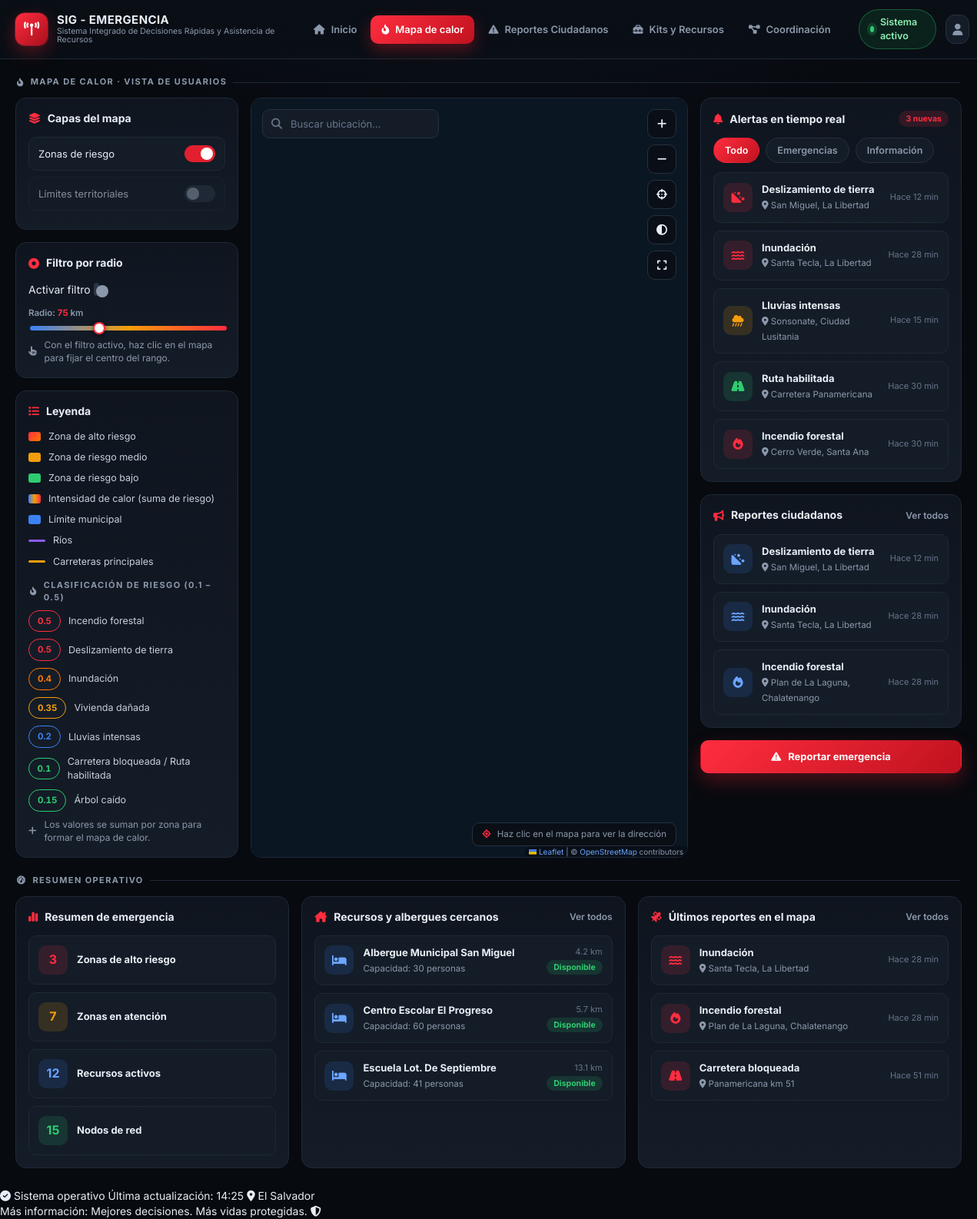
Screenshot of /mapa.php with the database file from the repository.
### tables this page shows
CREATE TABLE capas (
        id INTEGER PRIMARY KEY AUTOINCREMENT,
        nombre TEXT NOT NULL,
        activa INTEGER NOT NULL DEFAULT 1
    );

CREATE TABLE alertas (
        id INTEGER PRIMARY KEY AUTOINCREMENT,
        nivel TEXT NOT NULL,
        tipo TEXT NOT NULL,
        lugar TEXT NOT NULL,
        tiempo TEXT NOT NULL,
        icon TEXT NOT NULL
    , lat REAL, lon REAL);

CREATE TABLE reportes (
        id INTEGER PRIMARY KEY AUTOINCREMENT,
        titulo TEXT NOT NULL,
        lugar TEXT NOT NULL,
        tiempo TEXT NOT NULL,
        estado TEXT NOT NULL,
        icon TEXT NOT NULL,
        descripcion TEXT NOT NULL DEFAULT ''
    , lat REAL, lon REAL);

CREATE TABLE kits (
        id INTEGER PRIMARY KEY AUTOINCREMENT,
        nombre TEXT NOT NULL,
        categoria TEXT NOT NULL,
        tipo TEXT NOT NULL,
        estado TEXT NOT NULL,
        ubicacion TEXT NOT NULL,
        cantidad TEXT NOT NULL,
        vencimiento TEXT NOT NULL,
        icon TEXT NOT NULL,
        color TEXT NOT NULL DEFAULT 'blue'
    );

CREATE TABLE albergues (
        id INTEGER PRIMARY KEY AUTOINCREMENT,
        nombre TEXT NOT NULL,
        distancia TEXT NOT NULL,
        capacidad TEXT NOT NULL,
        estado TEXT NOT NULL DEFAULT 'Disponible'
    , lat REAL, lon REAL);

### includes/data.php (called while the page is built, shortened)
<?php
$RECURSOS_RESUMEN = [
    ['valor' => '3',  'label' => 'Zonas de alto riesgo',  'color' => 'red'],
    ['valor' => '7',  'label' => 'Zonas en atención',     'color' => 'amber'],
    ['valor' => '12', 'label' => 'Recursos activos',      'color' => 'blue'],
    ['valor' => '15', 'label' => 'Nodos de red',          'color' => 'green'],
];
try {
    $pdo = db();
    $ALERTAS = $pdo->query("SELECT id, nivel, tipo, lugar, tiempo, icon FROM alertas ORDER BY id")->fetchAll();
    $REPORTES = $pdo->query("SELECT id, titulo, lugar, tiempo, estado, icon, lat, lon, descripcion AS \"desc\" FROM reportes ORDER BY id")->fetchAll();
    $KITS = $pdo->query("SELECT id, nombre AS n, categoria AS cat, tipo, estado AS disp, ubicacion AS loc, cantidad AS cant, vencimiento AS fecha, icon, color FROM kits ORDER BY id")->fetchAll();
    $ALBERGUES = $pdo->query("SELECT nombre AS n, distancia AS loc, capacidad AS cap, estado FROM albergues ORDER BY id")->fetchAll();
    $capas_db = $pdo->query("SELECT nombre AS n, activa FROM capas ORDER BY id")->fetchAll();
    $CAPAS = array_map(function ($c) {
        return ['n' => $c['n'], 'on' => (bool) $c['activa']];
    }, $capas_db);
} catch (Throwable $e) {
}

### includes/risk.php (called while the page is built, shortened)
<?php
function risk_scale() {
    return [
        ['key' => 'incendio',      'valor' => 0.50, 'label' => 'Incendio forestal'],
        ['key' => 'deslizamiento', 'valor' => 0.50, 'label' => 'Deslizamiento de tierra'],
        ['key' => 'inundacion',    'valor' => 0.40, 'label' => 'Inundación'],
        ['key' => 'vivienda',      'valor' => 0.35, 'label' => 'Vivienda dañada'],
        ['key' => 'lluvia',        'valor' => 0.20, 'label' => 'Lluvias intensas'],
        ['key' => 'carretera',     'valor' => 0.10, 'label' => 'Carretera bloqueada / Ruta habilitada'],
        ['key' => 'arbol',         'valor' => 0.15, 'label' => 'Árbol caído'],
    ];
}
function risk_color($valor) {
    if ($valor >= 0.5) {
        return '#ff2d3f';
    }
    if ($valor >= 0.4) {
        return '#ff7a00';
    }
    if ($valor >= 0.3) {
        return '#f59e0b';
    }
    if ($valor >= 0.2) {
        return '#3b82f6';
    }
    return '#2ecc71';
}

### mapa.php (the view, shortened to what this page needs)
<?php
require_once __DIR__ . '/includes/data.php';
require_once __DIR__ . '/includes/risk.php';
$CAPA_KEYS = [
    'Zonas de riesgo' => 'riesgo',
    'Límites territoriales' => 'limites',
];
require __DIR__ . '/includes/header.php';
?>
<div class="section-label" style="margin-top:4px"><i class="fa-solid fa-fire-flame-curved"></i> Mapa de calor · Vista de usuarios</div>
<div class="grid cols-3">
  <div class="stack">
    <div class="panel layer-panel">
      <div class="panel-head"><h3><i class="fa-solid fa-layer-group"></i> Capas del mapa</h3></div>
      <?php foreach ($CAPAS as $c): ?>
        <?php $lk = $CAPA_KEYS[$c['n']] ?? ''; if ($lk === '') { continue; } ?>
        <div class="layer" style="opacity:<?= $c['on'] ? '1' : '.55' ?>">
          <span><?= htmlspecialchars($c['n']) ?></span>
          <label class="switch">
            <span class="sl"></span>
          </label>
        </div>
      <?php endforeach; ?>
    </div>
    <div class="panel">
      <div class="panel-head"><h3><i class="fa-solid fa-circle-dot"></i> Filtro por radio</h3></div>
      <div class="layer">
        <span>Activar filtro</span>
        <label class="switch">
          <span class="sl"></span>
        </label>
      </div>
      <div class="field radius-field" style="margin:12px 0 8px">
        <label for="radiusRange">Radio: <strong id="radiusVal">75</strong> km</label>
        <input type="range" id="radiusRange" min="10" max="200" step="5" value="75">
      </div>
      <div class="meta-row"><i class="fa-solid fa-hand-pointer"></i> Con el filtro activo, haz clic en el mapa para fijar el centro del rango.</div>
    </div>
    <div class="panel">
      <div class="panel-head"><h3><i class="fa-solid fa-list"></i> Leyenda</h3></div>
      <div class="legend">
        <div class="li"><span class="sw" style="background:linear-gradient(135deg,#ff2d3f,#ff7a00)"></span> Zona de alto riesgo</div>
        <div class="li"><span class="sw" style="background:#f59e0b"></span> Zona de riesgo medio</div>
        <div class="li"><span class="sw" style="background:#2ecc71"></span> Zona de riesgo bajo</div>
        <div class="li"><span class="sw" style="background:linear-gradient(90deg,#3b82f6,#f59e0b,#ff2d3f)"></span> Intensidad de calor (suma de riesgo)</div>
        <div class="li"><span class="sw" style="background:#3b82f6"></span> Límite municipal</div>
        <div class="li"><span class="ln" style="border-color:#8b5cf6"></span> Ríos</div>
        <div class="li"><span class="ln" style="border-color:#f59e0b"></span> Carreteras principales</div>
      </div>
      <div class="section-label" style="margin:14px 2px 8px"><i class="fa-solid fa-fire-flame-curved"></i> Clasificación de riesgo (0.1 – 0.5)</div>
      <div class="legend">
        <?php foreach (risk_scale() as $rs): ?>
          <div class="li">
            <span class="chip risk-chip" style="--c:<?= risk_color($rs['valor']) ?>"><?= rtrim(rtrim(number_format($rs['valor'], 2, '.', ''), '0'), '.') ?></span>
            <?= htmlspecialchars($rs['label']) ?>
          </div>
        <?php endforeach; ?>
      </div>
      <div class="meta-row" style="margin-top:8px"><i class="fa-solid fa-plus"></i> Los valores se suman por zona para formar el mapa de calor.</div>
    </div>
  </div>
  <div class="map-wrap">
    <div id="mapCalor" class="map"></div>
    <div class="map-search">
      <div class="input-icon">
        <i class="fa-solid fa-magnifying-glass"></i>
        <input type="text" data-osm-search data-osm-target="mapCalor" placeholder="Buscar ubicación..." autocomplete="off">
      </div>
    </div>
    <div class="map-tools">
      <button class="map-tool" data-map-action="zoom-in"><i class="fa-solid fa-plus"></i></button>
      <button class="map-tool" data-map-action="zoom-out"><i class="fa-solid fa-minus"></i></button>
      <button class="map-tool" data-map-action="locate"><i class="fa-solid fa-crosshairs"></i></button>
      <button class="map-tool" data-map-action="theme" title="Tema claro / oscuro"><i class="fa-solid fa-circle-half-stroke"></i></button>
      <button class="map-tool" data-map-action="expand"><i class="fa-solid fa-expand"></i></button>
    </div>
    <div class="map-coords"><i class="fa-solid fa-location-crosshairs"></i> Haz clic en el mapa para ver la dirección</div>
  </div>
  <div class="stack">
    <div class="panel">
      <div class="panel-head">
        <h3><i class="fa-solid fa-bell"></i> Alertas en tiempo real</h3>
        <span class="badge alta">3 nuevas</span>
      </div>
      <div class="tabs" id="alertTabs" style="margin-bottom:12px">
        <button class="tab is-active" type="button" data-anivel="all">Todo</button>
        <button class="tab" type="button" data-anivel="alta">Emergencias</button>
        <button class="tab" type="button" data-anivel="info">Información</button>
      </div>
      <div class="list">
        <?php foreach ($ALERTAS as $al): ?>
          <a class="row js-alerta" data-nivel="<?= $al['nivel'] ?>" href="reportes.php?alerta=<?= (int)($al['id'] ?? 0) ?>">
            <div class="ic <?= $al['nivel'] === 'baja' ? 'green' : ($al['nivel'] === 'media' ? 'amber' : 'red') ?>"><i class="fa-solid <?= htmlspecialchars($al['icon']) ?>"></i></div>
            <div class="txt"><strong><?= htmlspecialchars($al['tipo']) ?></strong><small><i class="fa-solid fa-location-dot"></i> <?= htmlspecialchars($al['lugar']) ?></small></div>
            <span class="time"><?= htmlspecialchars($al['tiempo']) ?></span>
          </a>
        <?php endforeach; ?>
      </div>
    </div>
    <div class="panel">
      <div class="panel-head">
        <h3><i class="fa-solid fa-bullhorn"></i> Reportes ciudadanos</h3>
        <a class="link" href="reportes.php">Ver todos</a>
      </div>
      <div class="list">
        <?php foreach (array_slice($REPORTES, 0, 3) as $r): ?>
          <a class="row" href="reportes.php?ver=<?= (int)($r['id'] ?? 0) ?>">
            <div class="ic blue"><i class="fa-solid <?= htmlspecialchars($r['icon']) ?>"></i></div>
            <div class="txt"><strong><?= htmlspecialchars($r['titulo']) ?></strong><small><i class="fa-solid fa-location-dot"></i> <?= htmlspecialchars($r['lugar']) ?></small></div>
            <span class="time"><?= htmlspecialchars($r['tiempo']) ?></span>
          </a>
        <?php endforeach; ?>
      </div>
    </div>
    <a class="btn btn-red btn-block" href="reportar.php"><i class="fa-solid fa-triangle-exclamation"></i> Reportar emergencia</a>
  </div>
</div>
<div class="section-label"><i class="fa-solid fa-gauge-high"></i> Resumen operativo</div>
<div class="grid" style="grid-template-columns:1.1fr 1.3fr 1.3fr;">
  <div class="panel">
    <div class="panel-head"><h3><i class="fa-solid fa-chart-simple"></i> Resumen de emergencia</h3></div>
    <div class="list">
      <?php foreach ($RECURSOS_RESUMEN as $r): ?>
        <div class="row">
          <div class="ic <?= $r['color'] ?>"><strong style="font-size:16px"><?= $r['valor'] ?></strong></div>
          <div class="txt"><strong><?= $r['label'] ?></strong></div>
        </div>
      <?php endforeach; ?>
    </div>
  </div>
  <div class="panel">
    <div class="panel-head"><h3><i class="fa-solid fa-house-chimney"></i> Recursos y albergues cercanos</h3><a class="link" href="recursos.php">Ver todos</a></div>
    <div class="list">
      <?php foreach ($ALBERGUES as $a): ?>
        <div class="row">
          <div class="ic blue"><i class="fa-solid fa-bed"></i></div>
          <div class="txt"><strong><?= htmlspecialchars($a['n']) ?></strong><small><?= htmlspecialchars($a['cap']) ?></small></div>
          <div style="text-align:right"><div class="time"><?= htmlspecialchars($a['loc']) ?></div><span class="badge disp"><?= htmlspecialchars($a['estado']) ?></span></div>
        </div>
      <?php endforeach; ?>
    </div>
  </div>
  <div class="panel">
    <div class="panel-head"><h3><i class="fa-solid fa-satellite"></i> Últimos reportes en el mapa</h3><a class="link" href="reportes.php">Ver todos</a></div>
    <div class="list">
      <?php foreach (array_slice($REPORTES, 1, 3) as $r): ?>
        <a class="row" href="reportes.php?ver=<?= (int)($r['id'] ?? 0) ?>">
          <div class="ic red"><i class="fa-solid <?= htmlspecialchars($r['icon']) ?>"></i></div>
          <div class="txt"><strong><?= htmlspecialchars($r['titulo']) ?></strong><small><i class="fa-solid fa-location-dot"></i> <?= htmlspecialchars($r['lugar']) ?></small></div>
          <span class="time"><?= htmlspecialchars($r['tiempo']) ?></span>
        </a>
      <?php endforeach; ?>
    </div>
  </div>
</div>
<?php require __DIR__ . '/includes/footer.php'; ?>

### rows the page displays
capas: nombre "Zonas de riesgo"
alertas: tipo "Deslizamiento de tierra", lugar "San Miguel, La Libertad", tiempo "Hace 12 min"
alertas: tipo "Inundación", lugar "Santa Tecla, La Libertad", tiempo "Hace 28 min"
alertas: tipo "Lluvias intensas", lugar "Sonsonate, Ciudad Lusitania", tiempo "Hace 15 min"
alertas: tipo "Ruta habilitada", lugar "Carretera Panamericana", tiempo "Hace 30 min"
alertas: tipo "Incendio forestal", lugar "Cerro Verde, Santa Ana", tiempo "Hace 30 min"
reportes: titulo "Deslizamiento de tierra", lugar "San Miguel, La Libertad", tiempo "Hace 12 min"
reportes: titulo "Inundación", lugar "Santa Tecla, La Libertad", tiempo "Hace 28 min"
reportes: titulo "Incendio forestal", lugar "Plan de La Laguna, Chalatenango", tiempo "Hace 28 min"
kits: id "3", label "Zonas de alto riesgo"
albergues: nombre "Albergue Municipal San Miguel", capacidad "Capacidad: 30 personas", distancia "4.2 km", estado "Disponible"
albergues: nombre "Centro Escolar El Progreso", capacidad "Capacidad: 60 personas", distancia "5.7 km", estado "Disponible"
albergues: nombre "Escuela Lot. De Septiembre", capacidad "Capacidad: 41 personas", distancia "13.1 km", estado "Disponible"
reportes: titulo "Carretera bloqueada", lugar "Panamericana km 51", tiempo "Hace 51 min"

### other values shown
$APP['nombre'] "SIG - EMERGENCIA"
$APP['subtitulo'] "Sistema Integrado de Decisiones Rápidas y Asistencia de Recursos"
$item['label'] "Inicio"
$item['label'] "Mapa de calor"
$item['label'] "Reportes Ciudadanos"
$item['label'] "Kits y Recursos"
$item['label'] "Coordinación"
$c['n'] "Límites territoriales"
rtrim(rtrim(number_format($rs['valor'], 2, '.', ''), '0'), '.') "0.5"
$rs['label'] "Incendio forestal"
$rs['label'] "Deslizamiento de tierra"
rtrim(rtrim(number_format($rs['valor'], 2, '.', ''), '0'), '.') "0.4"
$rs['label'] "Inundación"
rtrim(rtrim(number_format($rs['valor'], 2, '.', ''), '0'), '.') "0.35"
$rs['label'] "Vivienda dañada"
